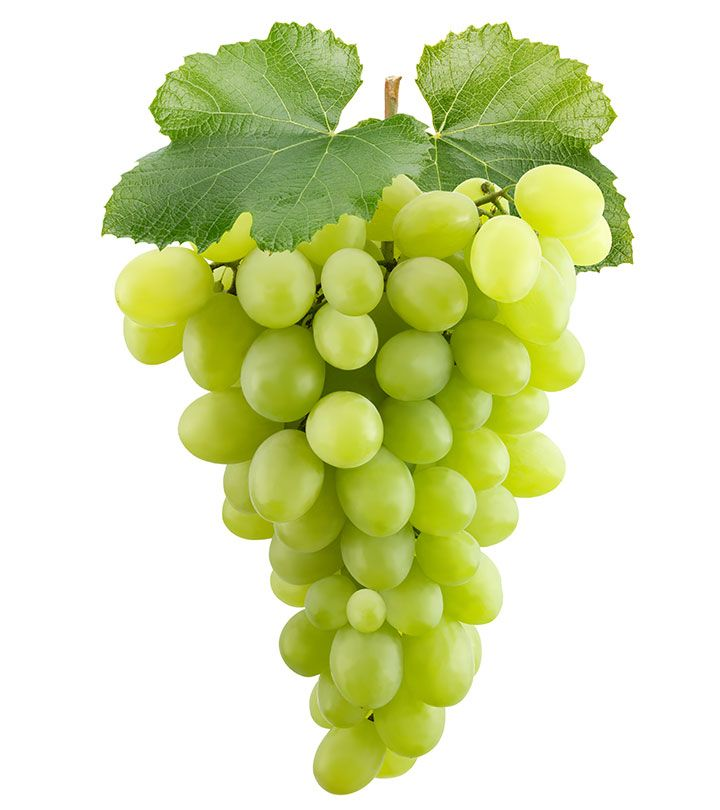
%> input picture Grapes.jpeg, 720 x 810 px
$ octave finalproject.m   (GNU Octave 9; MATLAB toolbox functions it lacks are replaced by stand-ins)
%> lines starting %> are read from the running program, lines starting %| are printed output that depends on the picture
% Training data with more sample values for Red Apple, Green Apple, Cherry, Blueberry, and Grape
train_data = [
    % Red Apples (dominantly red with lower green and blue values)
    4600, 350, 120;
    4800, 290, 80;
    4700, 320, 100;
    4500, 300, 110;
    4900, 250, 90;


    % Bananas (high red and green values, very low blue)
    2200, 2200, 50;
    2300, 2100, 40;
    2400, 2000, 30;
    2100, 2300, 60;
    2250, 2250, 45;

    % Blueberries (dominantly blue with low red and green values)
    200, 300, 3200;
    220, 280, 3150;
    210, 310, 3250;
    190, 290, 3300;
    205, 275, 3180;

    % Grapes (moderate red, green, and blue values)
    1200, 2200, 1500;
    1300, 2100, 1600;
    1250, 2250, 1550;
    1180, 2150, 1520;
    1220, 2180, 1480;
];

% Corresponding labels for each entry in the training data
train_labels = {
    'Red Apple';
    'Red Apple';
    'Red Apple';
    'Red Apple';
    'Red Apple';


    'Banana';
    'Banana';
    'Banana';
    'Banana';
    'Banana';

    'Blueberry';
    'Blueberry';
    'Blueberry';
    'Blueberry';
    'Blueberry';

    'Grape';
    'Grape';
    'Grape';
    'Grape';
    'Grape';
};
% Load the image from the specified path
image = imread('Grapes.jpeg');
%> image is the input picture: size 810x720x3 uint8; mean R, G, B 214.9, 223.3, 174.8

% Display the loaded image on the screen
imshow(image);

% Get the dimensions of the image
[image_height, image_width, ~] = size(image);
%> image_height = 810; image_width = 720

% Define highlight threshold and cap pixel intensities to reduce bright areas
highlight_threshold = 200;
image(image > highlight_threshold) = highlight_threshold;
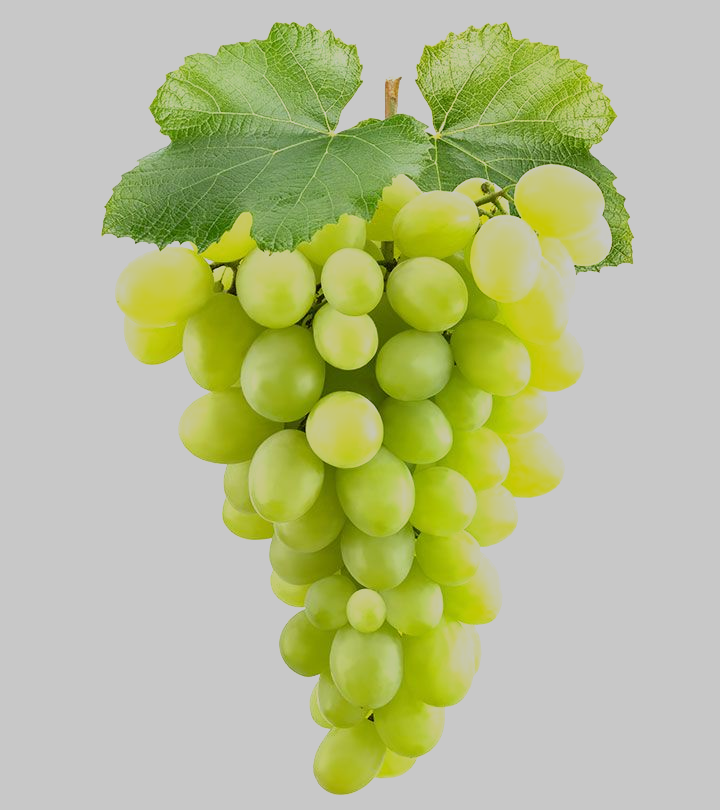
%> image: size 810x720x3 uint8; mean R, G, B 182.1, 189.2, 143.6

% Separate the color channels of the image
red_channel = image(:, :, 1);
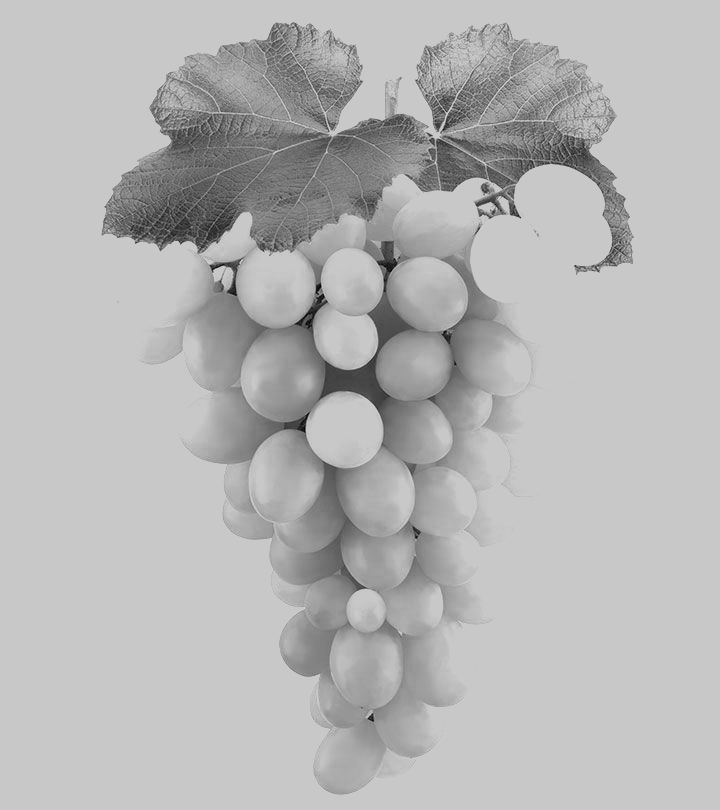
%> red_channel: size 810x720 uint8; min 1, max 200, mean 182.1
green_channel = image(:, :, 2);
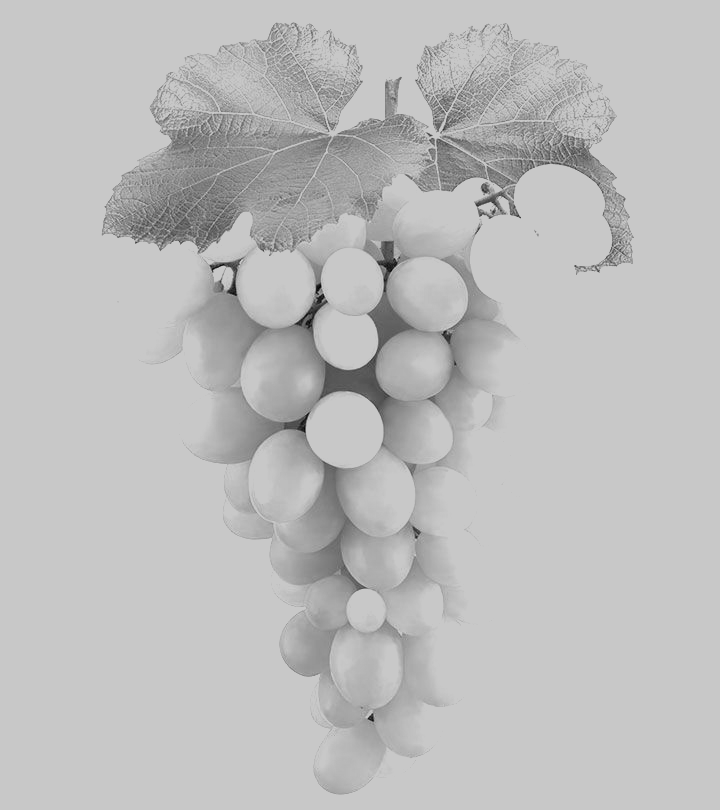
%> green_channel: size 810x720 uint8; min 2, max 200, mean 189.2
blue_channel = image(:, :, 3);
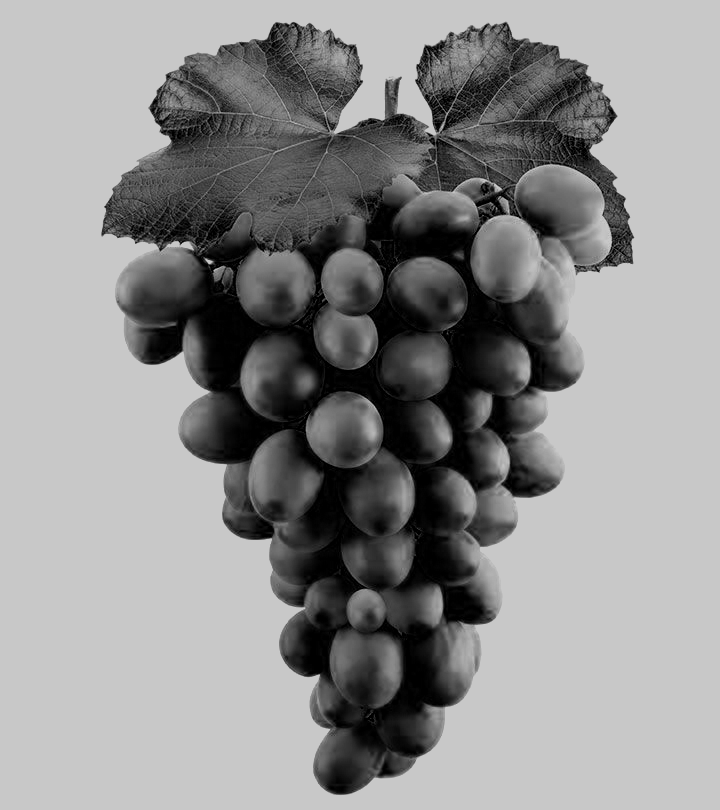
%> blue_channel: size 810x720 uint8; min 0, max 200, mean 143.6

% Set color thresholds to accurately capture dominant colors in each channel
color_threshold = 100;

% Count red pixels (predominantly red, low in green and blue)
red_pixel_count = sum(red_channel(:) > color_threshold & ...
                      green_channel(:) < color_threshold & ...
                      blue_channel(:) < color_threshold);
%> red_pixel_count = 3

% Count green pixels (predominantly green, low in red and blue)
green_pixel_count = sum(red_channel(:) < color_threshold & ...
                        green_channel(:) > color_threshold & ...
                        blue_channel(:) < color_threshold);
%> green_pixel_count = 13916

% Count blue pixels (predominantly blue, low in red and green)
blue_pixel_count = sum(red_channel(:) < color_threshold & ...
                       green_channel(:) < color_threshold & ...
                       blue_channel(:) > color_threshold);
%> blue_pixel_count = 0

% Display the pixel counts for red, green, and blue
fprintf('Red Pixel Count: %d\n', red_pixel_count);
%| Red Pixel Count: 3
fprintf('Green Pixel Count: %d\n', green_pixel_count);
%| Green Pixel Count: 13916
fprintf('Blue Pixel Count: %d\n', blue_pixel_count);
%| Blue Pixel Count: 0

% Features of the current image (Red, Green, Blue pixel counts)
test_data = [red_pixel_count, green_pixel_count, blue_pixel_count];
%> test_data = [3 13916 0]

% Set k for k-NN
k = 3;

% Calculate Euclidean distance between test data and each training sample
distances = sqrt(sum((train_data - test_data).^2, 2));
%> distances = 20 values, max 14517.2 at index 5, min 11803.9 at index 9, mean 13066.4

% Find the k-nearest neighbors based on smallest distances
[~, sorted_indices] = sort(distances);
%> sorted_indices = 20 values, max 20 at index 5, min 1 at index 16, mean 10.5
nearest_neighbors = train_labels(sorted_indices(1:k));
%> nearest_neighbors = {'Banana', 'Grape', 'Grape'}

% Convert nearest_neighbors to a categorical array to compute mode
%> (the run ends here)

$ run again, with Apple.jpeg copied over Grapes.jpeg
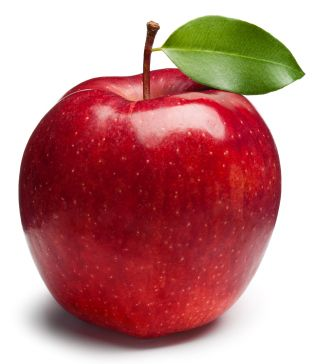
%> input picture Apple.jpeg, 319 x 364 px
%> image is the input picture: size 364x319x3 uint8; mean R, G, B 192.4, 134.1, 133.1
%> `red_channel = image(:, :, 1);`:
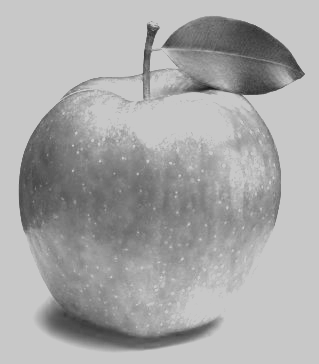
%> red_channel: size 364x319 uint8; min 28, max 200, mean 169.2
%> `blue_channel = image(:, :, 3);`:
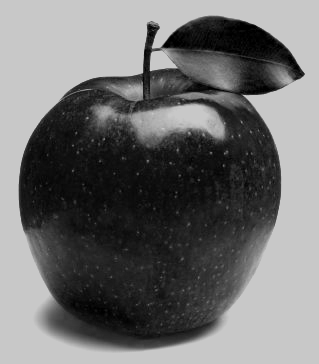
%> blue_channel: size 364x319 uint8; min 0, max 200, mean 111.7
%> red_pixel_count = 47964
%> green_pixel_count = 2678
%> blue_pixel_count = 0
%| Red Pixel Count: 47964
%| Green Pixel Count: 2678
%| Blue Pixel Count: 0
%> test_data = [47964 2678 0]
%> distances = 20 values, max 47947.3 at index 14, min 43132.5 at index 5, mean 45933.7
%> sorted_indices = 20 values, max 20 at index 13, min 1 at index 4, mean 10.5
%> nearest_neighbors = {'Red Apple', 'Red Apple', 'Red Apple'}

$ run again, with Bananas.jpeg copied over Grapes.jpeg
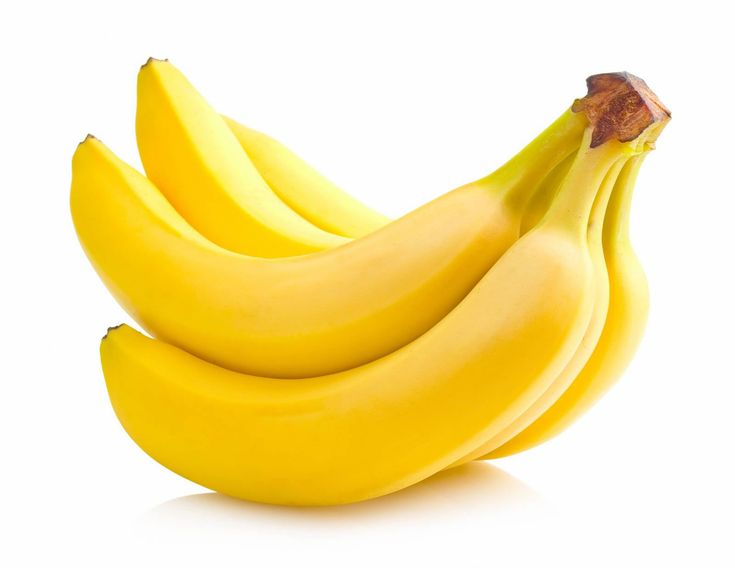
%> input picture Bananas.jpeg, 735 x 568 px
%> image is the input picture: size 568x735x3 uint8; mean R, G, B 247.8, 228.7, 164.3
%> `image(image > highlight_threshold) = highlight_threshold;`:
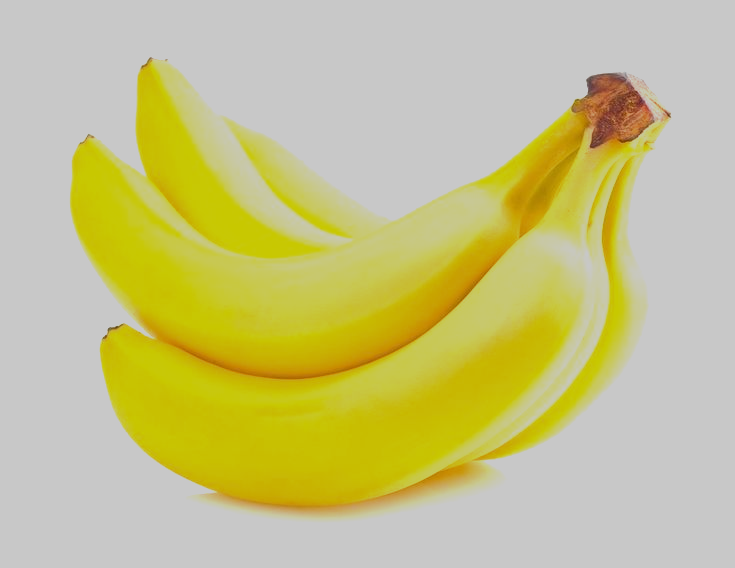
%> image: size 568x735x3 uint8; mean R, G, B 199.4, 195, 134.9
%> `blue_channel = image(:, :, 3);`:
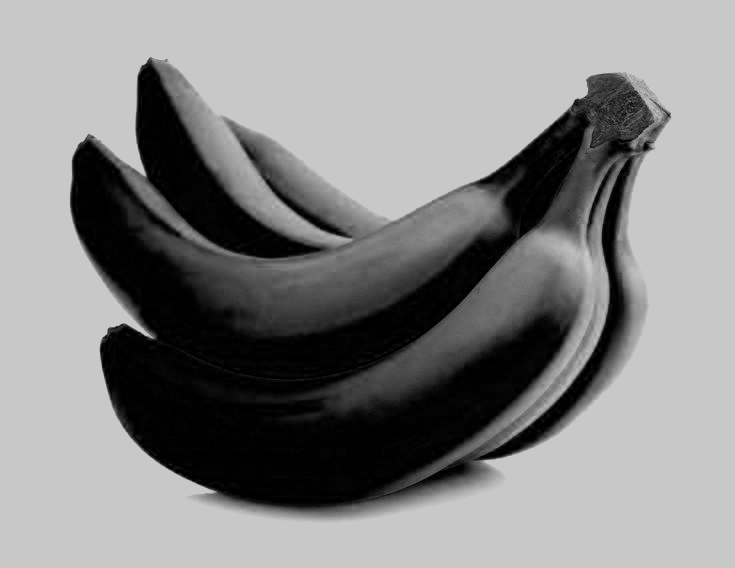
%> blue_channel: size 568x735 uint8; min 0, max 200, mean 134.9
%> red_pixel_count = 2343
%> green_pixel_count = 0
%| Red Pixel Count: 2343
%| Green Pixel Count: 0
%| Blue Pixel Count: 0
%> test_data = [2343 0 0]
%> distances = 20 values, max 3950.9 at index 14, min 2001 at index 8, mean 2827.7
%> sorted_indices = 20 values, max 20 at index 12, min 1 at index 6, mean 10.5
%> nearest_neighbors = {'Banana', 'Banana', 'Red Apple'}
